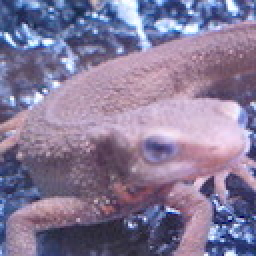
//> input picture imori.jpg, 128 x 128 px (shown 2 times larger)
$ ./answer_15   (built with g++ and OpenCV 4)
//> lines starting //> are read from the running program, lines starting //| are printed output that depends on the picture
//> further down, img is the input picture: 128 rows x 128 cols, CV_8UC3; mean B, G, R 152.8, 121.8, 134.1
#include <iostream>
#include <math.h>
#include <opencv2/core.hpp>
#include <opencv2/highgui.hpp>

// BGR -> Gray
cv::Mat BGR2GRAY(cv::Mat img) {
  // get height and width
  int width = img.cols;
//> width = 128
  int height = img.rows;
//> height = 128

  // prepare output
  cv::Mat out = cv::Mat::zeros(height, width, CV_8UC1);

  // each y, x
  for (int y = 0; y < height; y++) {
    for (int x = 0; x < width; x++) {
      // BGR -> Gray
      out.at<uchar>(y, x) = 0.2126 * (float)img.at<cv::Vec3b>(y, x)[2] +
                            0.7152 * (float)img.at<cv::Vec3b>(y, x)[1] +
                            0.0722 * (float)img.at<cv::Vec3b>(y, x)[0];
    }
  }
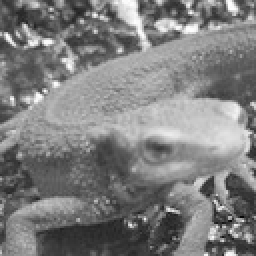
//> out: 128 rows x 128 cols, CV_8UC1 (shown 2 times larger); min 6, max 254, mean 126.2
  return out;
}

// Sobel filter
cv::Mat sobel_filter(cv::Mat img, int kernel_size, bool horizontal) {
//> called with kernel_size = 3, horizontal = false
  int height = img.rows;
//> height = 128
  int width = img.cols;
//> width = 128
  int channel = img.channels();
//> channel = 1

  // prepare output
  cv::Mat out = cv::Mat::zeros(height, width, CV_8UC1);

  // prepare kernel
  double kernel[kernel_size][kernel_size] = {
      {1, 2, 1}, {0, 0, 0}, {-1, -2, -1}};

  if (horizontal) {
    kernel[0][1] = 0;
    kernel[2][1] = 0;
    kernel[1][0] = 2;
    kernel[1][2] = -2;
  }

  int pad = floor(kernel_size / 2);

  double v = 0;

  // filtering
  for (int y = 0; y < height; y++) {
    for (int x = 0; x < width; x++) {
      v = 0;
      for (int dy = -pad; dy < pad + 1; dy++) {
        for (int dx = -pad; dx < pad + 1; dx++) {
          if (((y + dy) >= 0) && ((x + dx) >= 0) && ((y + dy) < height) &&
              ((x + dx) < width)) {
            v += img.at<uchar>(y + dy, x + dx) * kernel[dy + pad][dx + pad];
          }
        }
      }
      v = fmax(v, 0);
      v = fmin(v, 255);
      out.at<uchar>(y, x) = (uchar)v;
    }
  }
//> this loop made 128 passes
//> v on passes 1 to 12: 0, 0, 30, 140, 19, 0, 0, 0, 0, 0, 0, 145
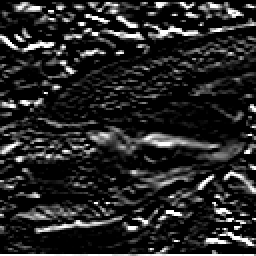
//> out: 128 rows x 128 cols, CV_8UC1 (shown 2 times larger); min 0, max 255, mean 38.4
//> after the loop, v = 170
  return out;
}

int main(int argc, const char *argv[]) {
  // read image
  cv::Mat img = cv::imread("imori.jpg", cv::IMREAD_COLOR);

  // BGR -> Gray
  cv::Mat gray = BGR2GRAY(img);

  // sobel filter (vertical)
  cv::Mat out_v = sobel_filter(gray, 3, false);

  // sobel filter (horizontal)
  cv::Mat out_h = sobel_filter(gray, 3, true);
//> call 2 of sobel_filter, with kernel_size = 3, horizontal = true
//> the loop in sobel_filter (call 2), `for (int y = 0; y < height; y++)` made 128 passes
//> v on passes 1 to 12: 38, 181, 255, 255, 213, 199, 238, 255, 255, 255, 255, 255
//> after the loop in sobel_filter (call 2), `for (int y = 0; y < height; y++)`:
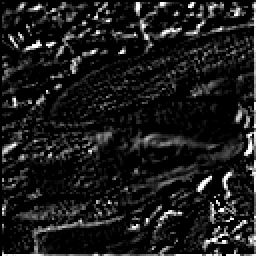
//> out: 128 rows x 128 cols, CV_8UC1 (shown 2 times larger); min 0, max 255, mean 28
//> after the loop in sobel_filter (call 2), `for (int y = 0; y < height; y++)`: v = 250

  // cv::imwrite("out.jpg", out);
  cv::imshow("answer (vertical)", out_v);
  cv::imshow("answer (horizontal)", out_h);
  cv::waitKey(0);
  cv::destroyAllWindows();

  return 0;
}
